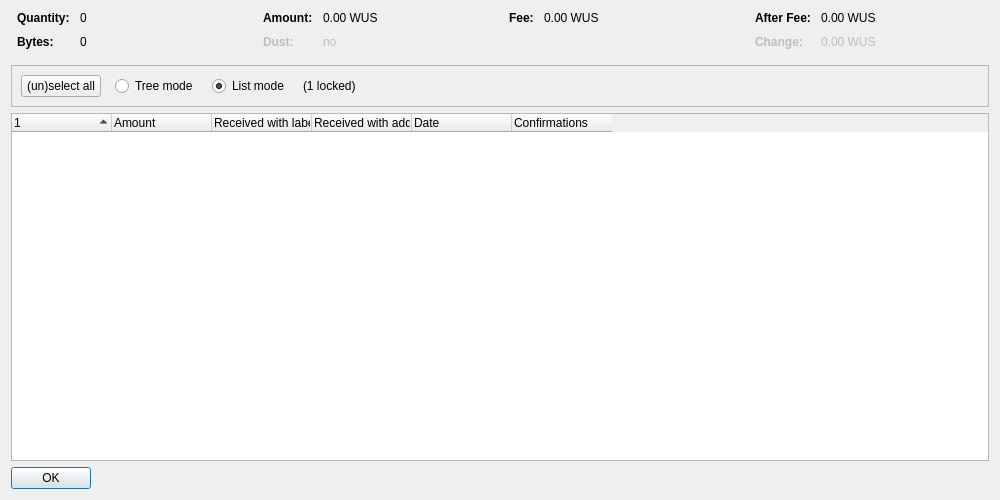
<?xml version="1.0" encoding="UTF-8"?>
<ui version="4.0">
 <class>CoinControlDialog</class>
 <widget class="QDialog" name="CoinControlDialog">
  <property name="geometry">
   <rect>
    <x>0</x>
    <y>0</y>
    <width>1000</width>
    <height>500</height>
   </rect>
  </property>
  <property name="windowTitle">
   <string>Coin Selection</string>
  </property>
  <layout class="QVBoxLayout" name="verticalLayout">
   <item>
    <layout class="QHBoxLayout" name="horizontalLayoutTop" stretch="0,0,0,0">
     <property name="topMargin">
      <number>0</number>
     </property>
     <property name="bottomMargin">
      <number>10</number>
     </property>
     <item>
      <layout class="QFormLayout" name="formLayoutCoinControl1">
       <property name="horizontalSpacing">
        <number>10</number>
       </property>
       <property name="verticalSpacing">
        <number>10</number>
       </property>
       <property name="leftMargin">
        <number>6</number>
       </property>
       <property name="rightMargin">
        <number>6</number>
       </property>
       <item row="0" column="0">
        <widget class="QLabel" name="labelCoinControlQuantityText">
         <property name="font">
          <font>
           <weight>75</weight>
           <bold>true</bold>
          </font>
         </property>
         <property name="text">
          <string>Quantity:</string>
         </property>
        </widget>
       </item>
       <item row="0" column="1">
        <widget class="QLabel" name="labelCoinControlQuantity">
         <property name="cursor">
          <cursorShape>IBeamCursor</cursorShape>
         </property>
         <property name="contextMenuPolicy">
          <enum>Qt::ActionsContextMenu</enum>
         </property>
         <property name="text">
          <string notr="true">0</string>
         </property>
         <property name="textInteractionFlags">
          <set>Qt::LinksAccessibleByMouse|Qt::TextSelectableByKeyboard|Qt::TextSelectableByMouse</set>
         </property>
        </widget>
       </item>
       <item row="1" column="0">
        <widget class="QLabel" name="labelCoinControlBytesText">
         <property name="font">
          <font>
           <weight>75</weight>
           <bold>true</bold>
          </font>
         </property>
         <property name="text">
          <string>Bytes:</string>
         </property>
        </widget>
       </item>
       <item row="1" column="1">
        <widget class="QLabel" name="labelCoinControlBytes">
         <property name="cursor">
          <cursorShape>IBeamCursor</cursorShape>
         </property>
         <property name="contextMenuPolicy">
          <enum>Qt::ActionsContextMenu</enum>
         </property>
         <property name="text">
          <string notr="true">0</string>
         </property>
         <property name="textInteractionFlags">
          <set>Qt::LinksAccessibleByMouse|Qt::TextSelectableByKeyboard|Qt::TextSelectableByMouse</set>
         </property>
        </widget>
       </item>
      </layout>
     </item>
     <item>
      <layout class="QFormLayout" name="formLayoutCoinControl2">
       <property name="horizontalSpacing">
        <number>10</number>
       </property>
       <property name="verticalSpacing">
        <number>10</number>
       </property>
       <property name="leftMargin">
        <number>6</number>
       </property>
       <property name="rightMargin">
        <number>6</number>
       </property>
       <item row="0" column="0">
        <widget class="QLabel" name="labelCoinControlAmountText">
         <property name="font">
          <font>
           <weight>75</weight>
           <bold>true</bold>
          </font>
         </property>
         <property name="text">
          <string>Amount:</string>
         </property>
        </widget>
       </item>
       <item row="0" column="1">
        <widget class="QLabel" name="labelCoinControlAmount">
         <property name="cursor">
          <cursorShape>IBeamCursor</cursorShape>
         </property>
         <property name="contextMenuPolicy">
          <enum>Qt::ActionsContextMenu</enum>
         </property>
         <property name="text">
          <string notr="true">0.00 WUS</string>
         </property>
         <property name="textInteractionFlags">
          <set>Qt::LinksAccessibleByMouse|Qt::TextSelectableByKeyboard|Qt::TextSelectableByMouse</set>
         </property>
        </widget>
       </item>
       <item row="1" column="0">
        <widget class="QLabel" name="labelCoinControlLowOutputText">
         <property name="enabled">
          <bool>false</bool>
         </property>
         <property name="font">
          <font>
           <weight>75</weight>
           <bold>true</bold>
          </font>
         </property>
         <property name="text">
          <string>Dust:</string>
         </property>
        </widget>
       </item>
       <item row="1" column="1">
        <widget class="QLabel" name="labelCoinControlLowOutput">
         <property name="enabled">
          <bool>false</bool>
         </property>
         <property name="cursor">
          <cursorShape>IBeamCursor</cursorShape>
         </property>
         <property name="contextMenuPolicy">
          <enum>Qt::ActionsContextMenu</enum>
         </property>
         <property name="text">
          <string notr="true">no</string>
         </property>
         <property name="textInteractionFlags">
          <set>Qt::LinksAccessibleByMouse|Qt::TextSelectableByKeyboard|Qt::TextSelectableByMouse</set>
         </property>
        </widget>
       </item>
      </layout>
     </item>
     <item>
      <layout class="QFormLayout" name="formLayoutCoinControl3">
       <property name="horizontalSpacing">
        <number>10</number>
       </property>
       <property name="verticalSpacing">
        <number>10</number>
       </property>
       <property name="leftMargin">
        <number>6</number>
       </property>
       <property name="rightMargin">
        <number>6</number>
       </property>
       <item row="0" column="0">
        <widget class="QLabel" name="labelCoinControlFeeText">
         <property name="font">
          <font>
           <weight>75</weight>
           <bold>true</bold>
          </font>
         </property>
         <property name="text">
          <string>Fee:</string>
         </property>
        </widget>
       </item>
       <item row="0" column="1">
        <widget class="QLabel" name="labelCoinControlFee">
         <property name="cursor">
          <cursorShape>IBeamCursor</cursorShape>
         </property>
         <property name="contextMenuPolicy">
          <enum>Qt::ActionsContextMenu</enum>
         </property>
         <property name="text">
          <string notr="true">0.00 WUS</string>
         </property>
         <property name="textInteractionFlags">
          <set>Qt::LinksAccessibleByMouse|Qt::TextSelectableByKeyboard|Qt::TextSelectableByMouse</set>
         </property>
        </widget>
       </item>
      </layout>
     </item>
     <item>
      <layout class="QFormLayout" name="formLayoutCoinControl4">
       <property name="horizontalSpacing">
        <number>10</number>
       </property>
       <property name="verticalSpacing">
        <number>10</number>
       </property>
       <property name="leftMargin">
        <number>6</number>
       </property>
       <property name="rightMargin">
        <number>6</number>
       </property>
       <item row="0" column="0">
        <widget class="QLabel" name="labelCoinControlAfterFeeText">
         <property name="font">
          <font>
           <weight>75</weight>
           <bold>true</bold>
          </font>
         </property>
         <property name="text">
          <string>After Fee:</string>
         </property>
        </widget>
       </item>
       <item row="0" column="1">
        <widget class="QLabel" name="labelCoinControlAfterFee">
         <property name="cursor">
          <cursorShape>IBeamCursor</cursorShape>
         </property>
         <property name="contextMenuPolicy">
          <enum>Qt::ActionsContextMenu</enum>
         </property>
         <property name="text">
          <string notr="true">0.00 WUS</string>
         </property>
         <property name="textInteractionFlags">
          <set>Qt::LinksAccessibleByMouse|Qt::TextSelectableByKeyboard|Qt::TextSelectableByMouse</set>
         </property>
        </widget>
       </item>
       <item row="1" column="0">
        <widget class="QLabel" name="labelCoinControlChangeText">
         <property name="enabled">
          <bool>false</bool>
         </property>
         <property name="font">
          <font>
           <weight>75</weight>
           <bold>true</bold>
          </font>
         </property>
         <property name="text">
          <string>Change:</string>
         </property>
        </widget>
       </item>
       <item row="1" column="1">
        <widget class="QLabel" name="labelCoinControlChange">
         <property name="enabled">
          <bool>false</bool>
         </property>
         <property name="cursor">
          <cursorShape>IBeamCursor</cursorShape>
         </property>
         <property name="contextMenuPolicy">
          <enum>Qt::ActionsContextMenu</enum>
         </property>
         <property name="text">
          <string notr="true">0.00 WUS</string>
         </property>
         <property name="textInteractionFlags">
          <set>Qt::LinksAccessibleByMouse|Qt::TextSelectableByKeyboard|Qt::TextSelectableByMouse</set>
         </property>
        </widget>
       </item>
      </layout>
     </item>
    </layout>
   </item>
   <item>
    <widget class="QFrame" name="frame">
     <property name="minimumSize">
      <size>
       <width>0</width>
       <height>40</height>
      </size>
     </property>
     <property name="frameShape">
      <enum>QFrame::StyledPanel</enum>
     </property>
     <property name="frameShadow">
      <enum>QFrame::Sunken</enum>
     </property>
     <layout class="QHBoxLayout" name="horizontalLayout">
      <item>
       <layout class="QHBoxLayout" name="horizontalLayoutPanel" stretch="0,0,0,0,0">
        <property name="spacing">
         <number>14</number>
        </property>
        <item>
         <widget class="QPushButton" name="pushButtonSelectAll">
          <property name="sizePolicy">
           <sizepolicy hsizetype="Maximum" vsizetype="Fixed">
            <horstretch>0</horstretch>
            <verstretch>0</verstretch>
           </sizepolicy>
          </property>
          <property name="text">
           <string>(un)select all</string>
          </property>
          <property name="autoDefault">
           <bool>false</bool>
          </property>
         </widget>
        </item>
        <item>
         <widget class="QRadioButton" name="radioTreeMode">
          <property name="sizePolicy">
           <sizepolicy hsizetype="Maximum" vsizetype="Fixed">
            <horstretch>0</horstretch>
            <verstretch>0</verstretch>
           </sizepolicy>
          </property>
          <property name="text">
           <string>Tree mode</string>
          </property>
         </widget>
        </item>
        <item>
         <widget class="QRadioButton" name="radioListMode">
          <property name="sizePolicy">
           <sizepolicy hsizetype="Maximum" vsizetype="Fixed">
            <horstretch>0</horstretch>
            <verstretch>0</verstretch>
           </sizepolicy>
          </property>
          <property name="text">
           <string>List mode</string>
          </property>
          <property name="checked">
           <bool>true</bool>
          </property>
         </widget>
        </item>
        <item>
         <widget class="QLabel" name="labelLocked">
          <property name="text">
           <string notr="true">(1 locked)</string>
          </property>
         </widget>
        </item>
        <item>
         <spacer name="horizontalSpacer">
          <property name="orientation">
           <enum>Qt::Horizontal</enum>
          </property>
          <property name="sizeHint" stdset="0">
           <size>
            <width>40</width>
            <height>20</height>
           </size>
          </property>
         </spacer>
        </item>
       </layout>
      </item>
     </layout>
    </widget>
   </item>
   <item>
    <widget class="CoinControlTreeWidget" name="treeWidget">
     <property name="contextMenuPolicy">
      <enum>Qt::CustomContextMenu</enum>
     </property>
     <property name="sortingEnabled">
      <bool>false</bool>
     </property>
     <property name="columnCount">
      <number>6</number>
     </property>
     <attribute name="headerShowSortIndicator" stdset="0">
      <bool>true</bool>
     </attribute>
     <attribute name="headerStretchLastSection">
      <bool>false</bool>
     </attribute>
     <column>
      <property name="text">
       <string/>
      </property>
     </column>
     <column>
      <property name="text">
       <string>Amount</string>
      </property>
     </column>
     <column>
      <property name="text">
       <string>Received with label</string>
      </property>
     </column>
     <column>
      <property name="text">
       <string>Received with address</string>
      </property>
     </column>
     <column>
      <property name="text">
       <string>Date</string>
      </property>
     </column>
     <column>
      <property name="text">
       <string>Confirmations</string>
      </property>
      <property name="toolTip">
       <string>Confirmed</string>
      </property>
     </column>
     <column>
      <property name="text">
       <string/>
      </property>
     </column>
     <column>
      <property name="text">
       <string/>
      </property>
     </column>
     <column>
      <property name="text">
       <string/>
      </property>
     </column>
     <column>
      <property name="text">
       <string/>
      </property>
     </column>
    </widget>
   </item>
   <item>
    <widget class="QDialogButtonBox" name="buttonBox">
     <property name="sizePolicy">
      <sizepolicy hsizetype="Maximum" vsizetype="Fixed">
       <horstretch>0</horstretch>
       <verstretch>0</verstretch>
      </sizepolicy>
     </property>
     <property name="orientation">
      <enum>Qt::Horizontal</enum>
     </property>
     <property name="standardButtons">
      <set>QDialogButtonBox::Ok</set>
     </property>
    </widget>
   </item>
  </layout>
 </widget>
 <customwidgets>
  <customwidget>
   <class>CoinControlTreeWidget</class>
   <extends>QTreeWidget</extends>
   <header>qt/coincontroltreewidget.h</header>
  </customwidget>
 </customwidgets>
 <resources/>
 <connections/>
</ui>
